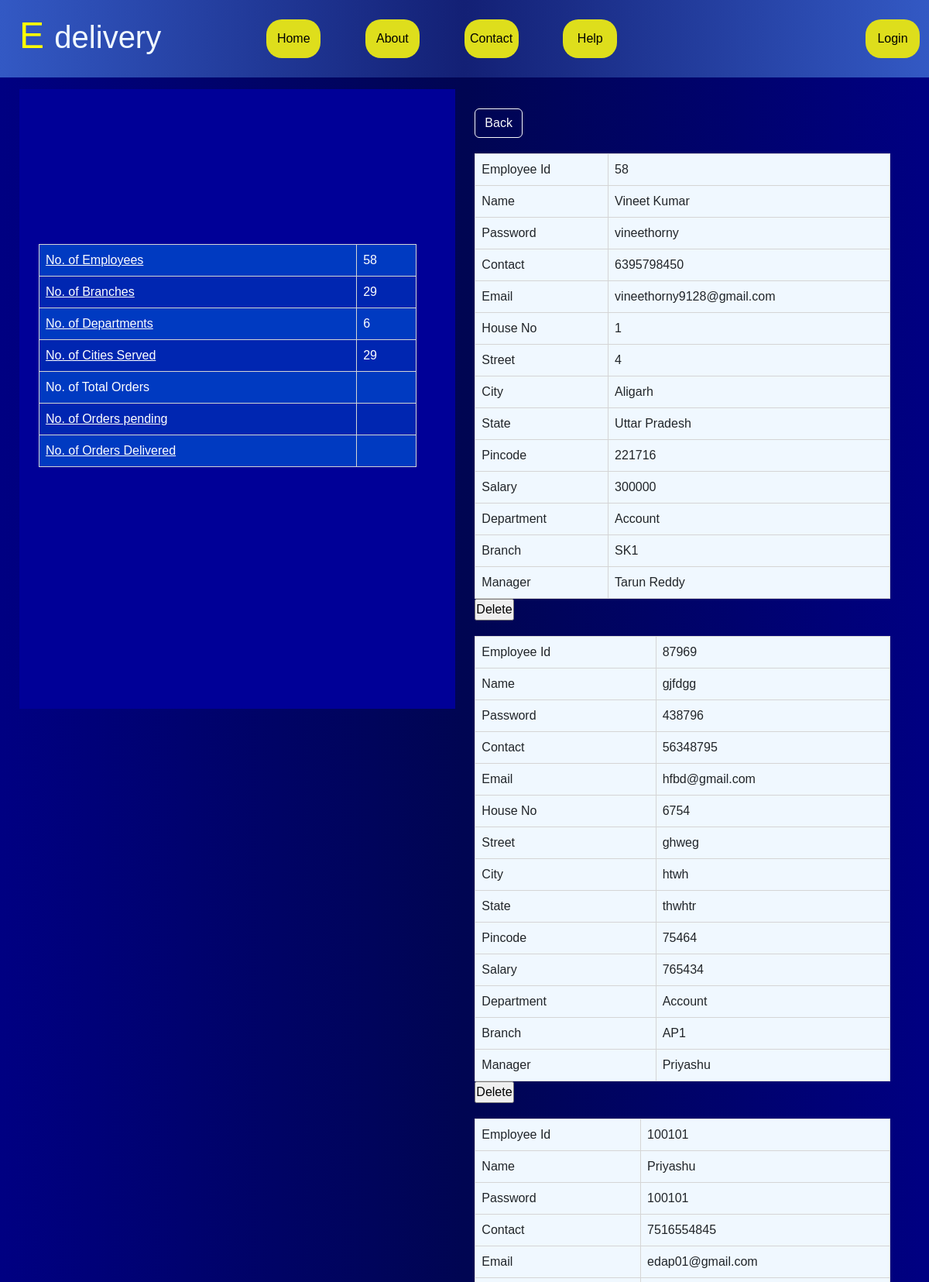
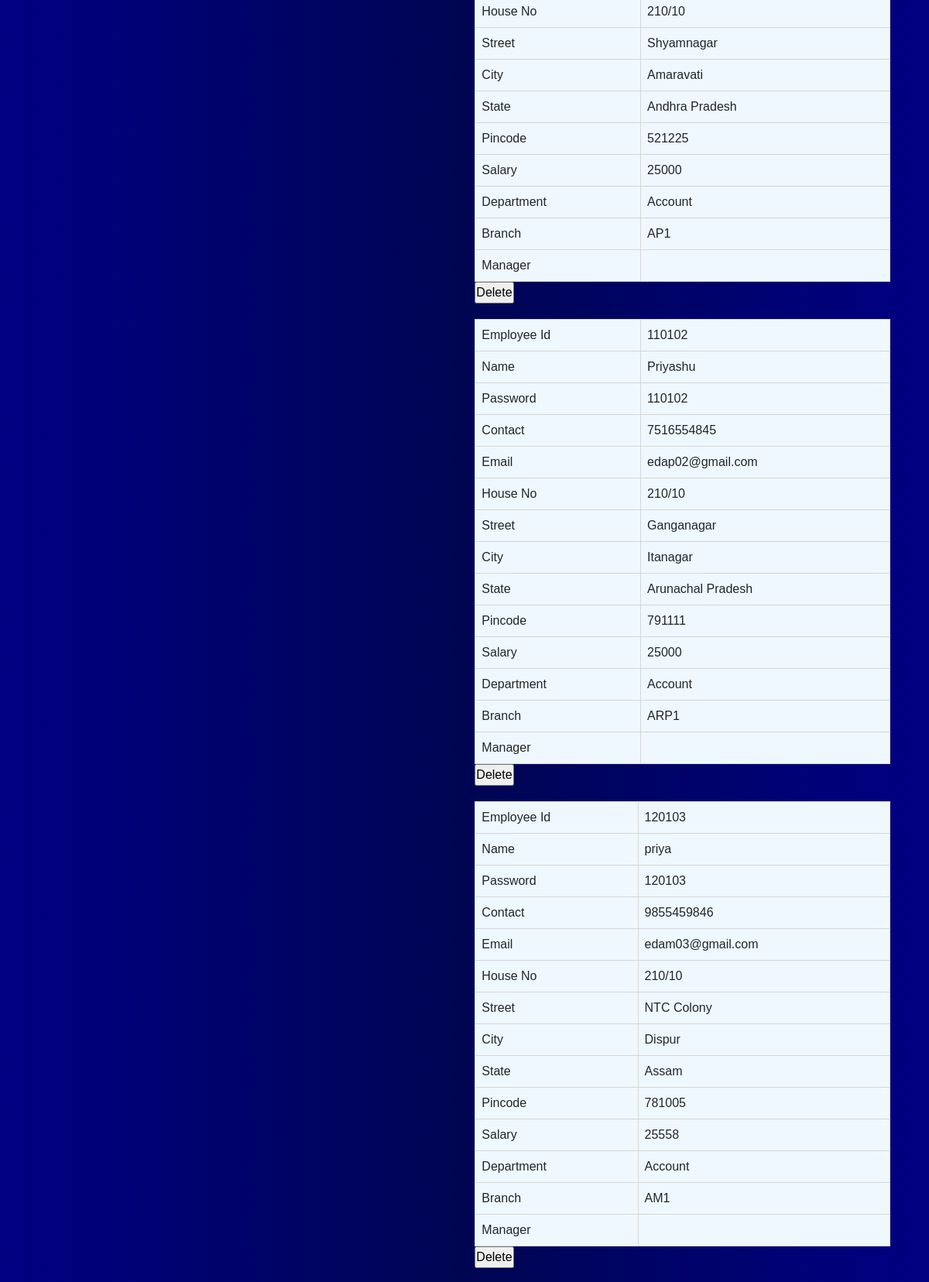
The app's page /emp_details (upper part) with its own data (2 pictures, top to bottom).
### courier_service/models.py (models this page shows)
class Employees(models.Model):
    Employee_Id=models.IntegerField(primary_key=True)
    Name=models.CharField(max_length=50)
    password=models.CharField(max_length=50)
    Contact_Number=models.BigIntegerField()
    Email=models.EmailField()
    House_No=models.CharField(max_length=50)
    Street=models.CharField(max_length=50)
    City=models.CharField(max_length=50)
    State=models.CharField(max_length=50)
    Pin_Code=models.IntegerField()
    Salary=models.IntegerField()
    Branch_Id=models.ForeignKey(Branches,null=True,on_delete=models.CASCADE)
    Department_Id=models.ForeignKey(Department,null=True,on_delete=models.CASCADE)
    Manager_Id= models.ForeignKey('self',null=True,blank=True,on_delete=models.CASCADE)

class Department(models.Model):
    Department_Id=models.IntegerField(primary_key=True)
    Department_Name=models.CharField(max_length=50)

class Branches(models.Model):
    Branch_Id=models.IntegerField(primary_key=True)
    Branch_Name=models.CharField(max_length=50)
    Contact_Number=models.BigIntegerField()
    Email=models.EmailField()
    House_No=models.CharField(max_length=50)
    Street=models.CharField(max_length=50)
    City=models.CharField(max_length=50)
    State=models.CharField(max_length=50)
    Pin_Code=models.IntegerField()

### courier_service/views.py (the view)
# urls.py: path('emp_details', views.emp_details, name='emp_details'),
def emp_details(request):
    orders=Orders.objects.all()
    employees=Employees.objects.all()
    branches=Branches.objects.all()
    departments=Department.objects.all()
    city=cities.objects.all()
    context={
        'x' : len(employees),
        'y' : len(branches),
        'z' : len(departments),
        'c' : len(city),
        'o' : len(orders),
        'employees' : employees
    }
    return render(request, 'emp_details.html',context)

### courier_service/templates/emp_details.html (shortened to what this page needs)
{% extends "layout.html" %}
{% load static %}
{% block csslink %}
<link rel="stylesheet" href="{% static "css/employee1.css" %}">
{% endblock %}
{% block pagebody %}
    <div class="employee_container">
        <div class="employee_container_control">
            <div class="employee_details">
                <div class="emp_img"></div>
                <div class="emp_detail_container">
                    <table>
                        <td><a href="/emp_details" type="button" style="color:white">No. of Employees</a></td>
                        <td>{{x}}</td></a>
                        <tr>
                        <td><a href="/branch_details" type="button" style="color:white">No. of Branches</a></td>
                        <td>{{y}}</td>
                        </tr>
                        <tr>
                        <td><a href="/dept_details" type="button" style="color:white">No. of Departments</a></td>
                        <td>{{z}}</td>
                        </tr>
                        <tr>
                        <td><a href="/cities_details" type="button" style="color:white">No. of Cities Served</a></td>
                        <td>{{c}}</td>
                        </tr>
                        <tr>
                            <td>No. of Total Orders</td>
                            <td>{{t}}</td>
                            </tr>
                            <tr>
                            <td><a href="/not_deliv" type="button" style="color:white">No. of Orders pending</a></td>
                            <td>{{n}}</td>
                            </tr>
                            <tr>
                            <td><a href="/deliv" type="button" style="color:white">No. of Orders Delivered</a></td>
                            <td>{{d}}</td>
                            </tr>
                    </table>
                </div>
            </div>
            <div class="parcel_details">
                <div><a href="admin_made" class="btn btn-outline-light">Back</a></div>
                   {%for i in employees%}
                    <div class="order_card">
                        <table>
                            <tr>
                                <td>Employee Id</td>
                                <td>{{i.Employee_Id}}</td>
                            </tr>
                        <tr>
                            <td>Name</td>
                            <td>{{i.Name}}
                            </td>
                        </tr>
                        <tr>
                            <td>Password</td>
                            <td>{{i.password}}</td>
                        </tr>
                        <tr>
                            <td>Contact</td>
                            <td>{{i.Contact_Number}}</td>
                        </tr>
                        <tr>
                            <td>Email</td>
                            <td>{{i.Email}}</td>
                        </tr>
                        <tr>
                            <td>House No</td>
                            <td>{{i.House_No}}</td>
                        </tr>
                    <tr>
                        <td>Street</td>
                        <td>{{i.Street}}
                        </td>
                    </tr>
                    <tr>
                        <td>City</td>
                        <td>{{i.City}}</td>
                    </tr>
                    <tr>
                        <td>State</td>
                        <td>{{i.State}}</td>
                    </tr>
                    <tr>
                        <td>Pincode</td>
                        <td>{{i.Pin_Code}}</td>
                    </tr>
                    <tr>
                        <td>Salary</td>
                        <td>{{i.Salary}}
                        </td>
                    </tr>
                    <tr>
                        <td>Department</td>
                        <td>{{i.Department_Id.Department_Name}}</td>
                    </tr>
                    <tr>
                        <td>Branch</td>
                        <td>{{i.Branch_Id.Branch_Name}}</td>
                    </tr>
                    <tr>
                        <td>Manager</td>
                        <td>{{i.Manager_Id.Name}}</td>
                    </tr>
                    </table>
                    <form method="post">
                        <input type="submit" value="Delete">
                    </form>
                </div>
               {%endfor%}
            </div>
        </div>
    </div>
{%endblock%}

### courier_service/static/css/navbar.css (style rules this page uses)
* { margin: 0; padding: 0; box-sizing: border-box; font-family: 'Open Sans',sans-serif; }
body { background-color: #0a0027; }

### courier_service/static/css/employee1.css (style rules this page uses)
* { margin: 0; padding: 0; box-sizing: border-box; font-family: 'Open-Sans',sans-serif; }
body { background-image: linear-gradient(to right,#000082,#000552,#000082); }
.employee_container { padding-right: 10px; padding-left: 10px; margin-top: 15px; margin-right: auto; margin-left: auto; }
@media (min-width: 768px) { .employee_container { width: 750px; } }
@media (min-width: 992px) { .employee_container { width: 970px; } }
@media (min-width: 1200px) { .employee_container { width: 1170px; } }
.employee_container_control { display: flex; }
.employee_details { width: 100%; background-color: #000097; padding: 25px; }
@media (min-width: 900px) { .employee_details { height: 100vh; } }
.emp_img { height: 150px; width: 150px; border-radius: 50%; background-image: url("../media/employee_page_images/employee_photo.jpg"); background-position: center; background-size: cover; background-repeat: no-repeat; }
.emp_detail_container { margin: 25px; margin-left: 0; }
.parcel_details { margin: 25px; width: 100%; }
.order_card { margin: 20px 0; }
table { font-family: arial, sans-serif; border-collapse: collapse; width: 100%; }
td { border: 1px solid #d5d5d5; text-align: left; padding: 8px; }
.emp_detail_container tr:nth-child(even) { background-color: rgb(0, 38, 177); }
.emp_detail_container tr:nth-child(odd) { background-color: rgb(0, 58, 193); }
.emp_detail_container td { color: #fff; }
.parcel_details table { background-color: aliceblue; }

### records on screen
Employees: Employee_Id "58", Name "Vineet Kumar", password "vineethorny", Contact_Number "6395798450", Email "vineethorny9128@gmail.com", House_No "1", Street "4", City "Aligarh", State "Uttar Pradesh", Pin_Code "221716", Salary "300000", Department_Id.Department_Name "Account", Branch_Id.Branch_Name "SK1", Manager_Id.Name "Tarun Reddy"
Employees: Employee_Id "87969", Name "gjfdgg", password "438796", Contact_Number "56348795", Email "hfbd@gmail.com", House_No "6754", Street "ghweg", City "htwh", State "thwhtr", Pin_Code "75464", Salary "765434", Department_Id.Department_Name "Account", Branch_Id.Branch_Name "AP1", Manager_Id.Name "Priyashu"
Employees: Employee_Id "100101", Name "Priyashu", password "100101", Contact_Number "7516554845", Email "edap01@gmail.com", House_No "210/10", Street "Shyamnagar", City "Amaravati", State "Andhra Pradesh", Pin_Code "521225", Salary "25000", Department_Id.Department_Name "Account", Branch_Id.Branch_Name "AP1"
Employees: Employee_Id "110102", Name "Priyashu", password "110102", Contact_Number "7516554845", Email "edap02@gmail.com", House_No "210/10", Street "Ganganagar", City "Itanagar", State "Arunachal Pradesh", Pin_Code "791111", Salary "25000", Department_Id.Department_Name "Account", Branch_Id.Branch_Name "ARP1"
Employees: Employee_Id "120103", Name "priya", password "120103", Contact_Number "9855459846", Email "edam03@gmail.com", House_No "210/10", Street "NTC Colony", City "Dispur", State "Assam", Pin_Code "781005", Salary "25558", Department_Id.Department_Name "Account", Branch_Id.Branch_Name "AM1"

### other values on screen
{{ x }} "58"
{{ y }} "29"
{{ z }} "6"
{{ c }} "29"
